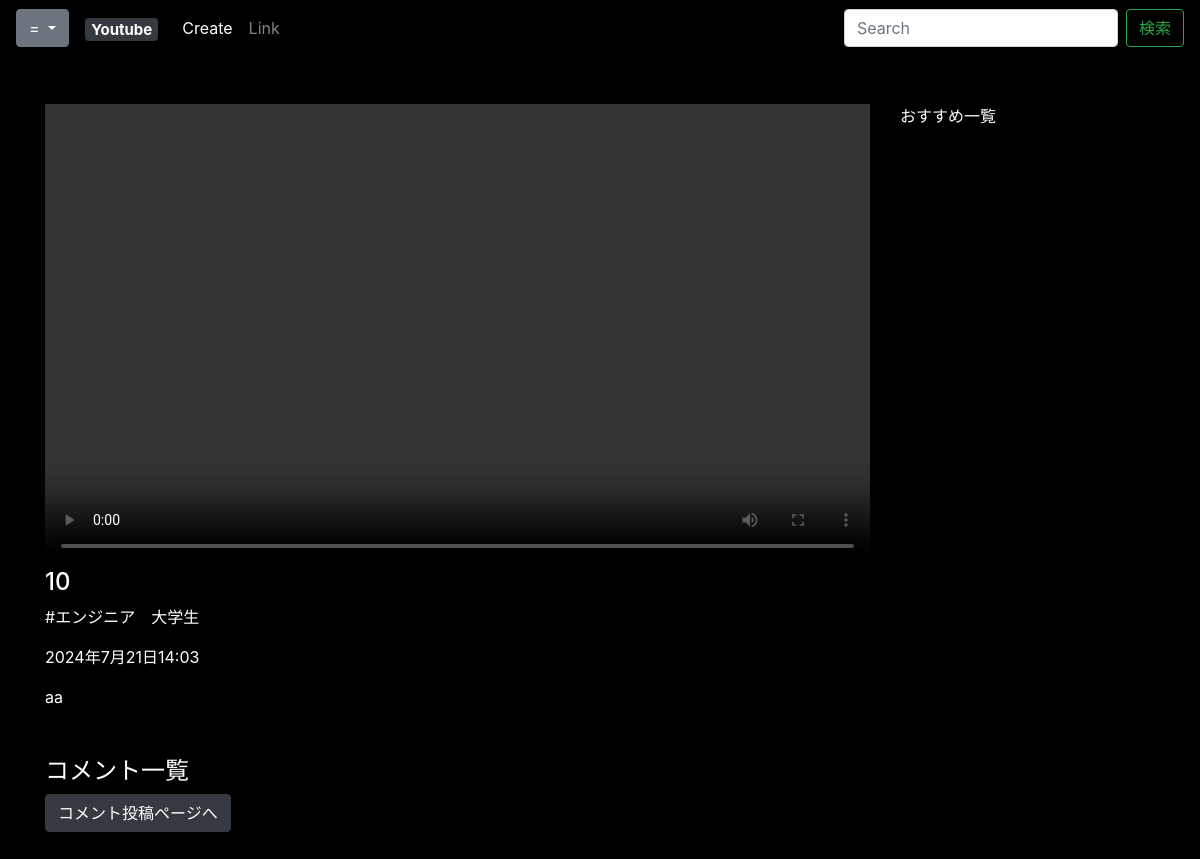
The page /detail/10 on the database as committed earlier.
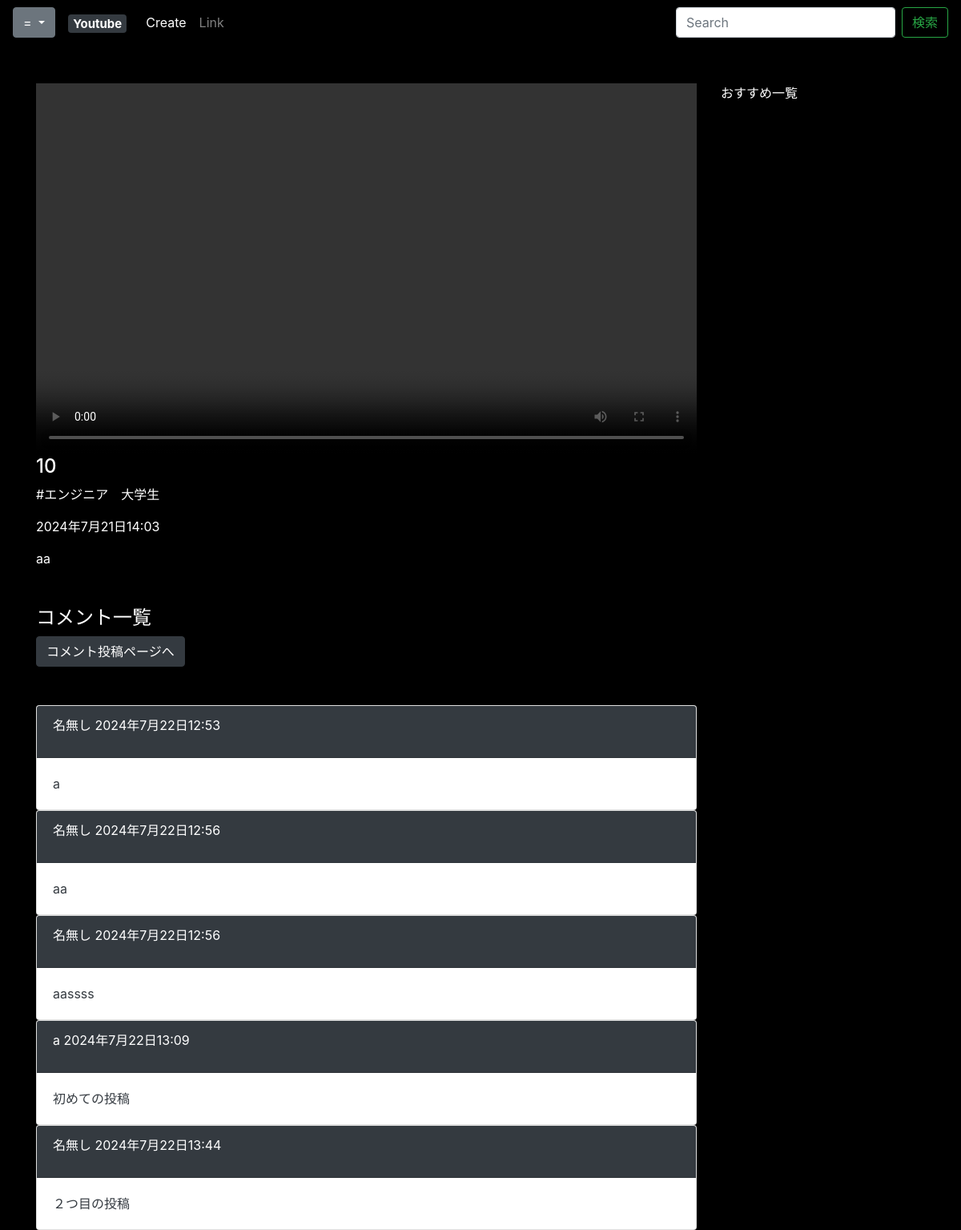
The same page on the database as committed later.
### youtube/models.py (models this page shows, shortened)
class Comment(models.Model):
    name=models.CharField('名前',max_length=20,default='名無し')
    text=models.TextField('本文',max_length=200)
    post=models.ForeignKey(Post,verbose_name='紐づく動画',on_delete=models.PROTECT)
    created_at=models.DateTimeField('日付',auto_now_add=True)

### youtube/views.py (the view)
# urls.py: path('detail/<int:pk>',views.DetailView.as_view(),name='detail'),
class DetailView(generic.DetailView):
    model=Post

### youtube/models.py (called while the page is built)
    def __str__(self):
        return self.name

### youtube/templates/youtube/post_detail.html
{% extends 'youtube/base.html' %}
{% load static %}
{% block content %}
<div class="row">
    <div class="col-9">
        <div class="embed-responsive embed-responsive-16by9">
            <video controls class="embed-responsive-item" src="{{post.movie.url }}"></video>
        </div>
        <h4>{{post.title}}</h4>
        <p>#{{post.category}}</p>
        <p>{{post.created_at}}</p>
        <p>{{post.text|linebreaksbr}}</p>
        <h4 class="mt-5">コメント一覧</h4>
        <a class="btn btn-dark mb-5" href="{% url 'youtube:comment' post.pk %}">コメント投稿ページへ</a>
        {% for comment in post.comment_set.all %}
        <div class="card ">
            <div class="card-header bg-dark">
                <p>{{comment.name}}           {{comment.created_at}}</p>
            </div>
            <div class="card-body text-dark">
              <p class="card-text">{{comment.text|linebreaksbr}}</p>
            </div>
          </div>
        {% endfor%}
    </div>
    <div class="col-3">
        <p>おすすめ一覧</p>
    </div>
</div>
{% endblock %}

Rows that differ between the two databases and show on the page:
added Comment: name "名無し", created_at "2024年7月22日12:53", text "a"
added Comment: name "名無し", created_at "2024年7月22日12:56", text "aa"
added Comment: name "名無し", created_at "2024年7月22日12:56", text "aassss"
added Comment: name "a", created_at "2024年7月22日13:09", text "初めての投稿"
added Comment: name "名無し", created_at "2024年7月22日13:44", text "２つ目の投稿"
